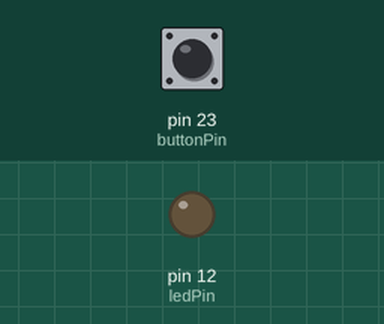
The sketch below on a simulated Arduino Mega 2560, built with avr-gcc and run on an emulated ATmega2560. Shown: output pins drawn as LEDs (lit = HIGH). Dashed ring = blinking. The inputs (shaded band) are chosen by the test bench; at power-on: pin 23 (buttonPin) LOW.

Above: at 1.2 s.
1.3 s: pin 23 (buttonPin) pulled HIGH for 1 s
At 2.7 s:
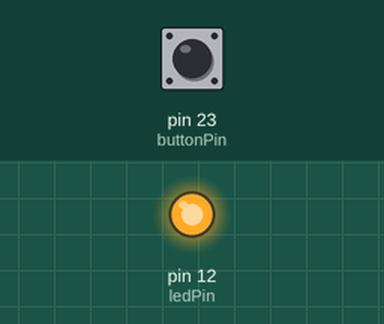
3.8 s: pin 23 (buttonPin) pulled HIGH for 0.15 s
At 5.0 s:
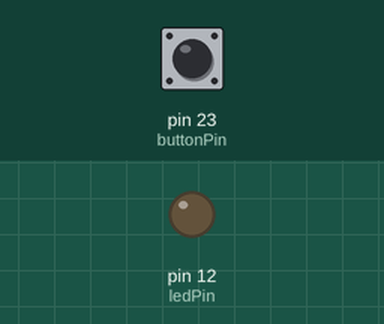
5.4 s: pin 23 (buttonPin) pulled HIGH for 3.2 s
At 5.62 s:
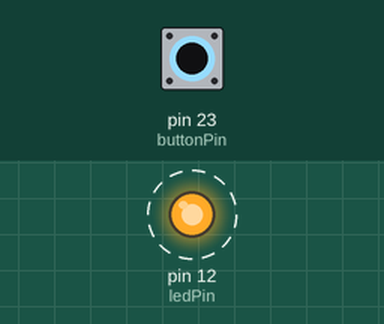
Timing chart, 0 to 10.1 s (numbered marks = the images above; inputs shaded):
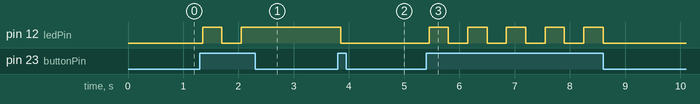

The sketch:

Arancino_push_button_on_off.ino
```cpp
// Define pin connections
const int ledPin = 12;    // LED connected to GPIO D12
const int buttonPin = 23; // Button connected to GPIO D23

// Variables for button state tracking
bool ledState = false;  // LED is initially OFF


void setup() {
  pinMode(ledPin, OUTPUT); // Set LED as output
  //pinMode(buttonPin, INPUT_PULLDOWN); // Set button as input with pull-down resistor
  pinMode(buttonPin, INPUT); // Set button as input
}

void loop() {
  if (digitalRead(buttonPin) == HIGH) {
    delay(50); // Debounce delay
    ledState = !ledState; // Toggle LED state
    digitalWrite(ledPin, ledState ? HIGH : LOW);
    delay(300); // Prevent multiple toggles
  }
}
```

Measured:
- after the input at 1.3 s, pin 12 (ledPin): LOW → HIGH after 0.05 s, → LOW 0.35 s later, → HIGH 0.35 s later
- after the input at 3.8 s, pin 12 (ledPin): HIGH → LOW after 0.05 s
- after the input at 5.4 s, pin 12 (ledPin): alternates HIGH for 0.35 s and LOW for 0.35 s, 10 changes in all, then stays LOW, starting after 0.05 s
